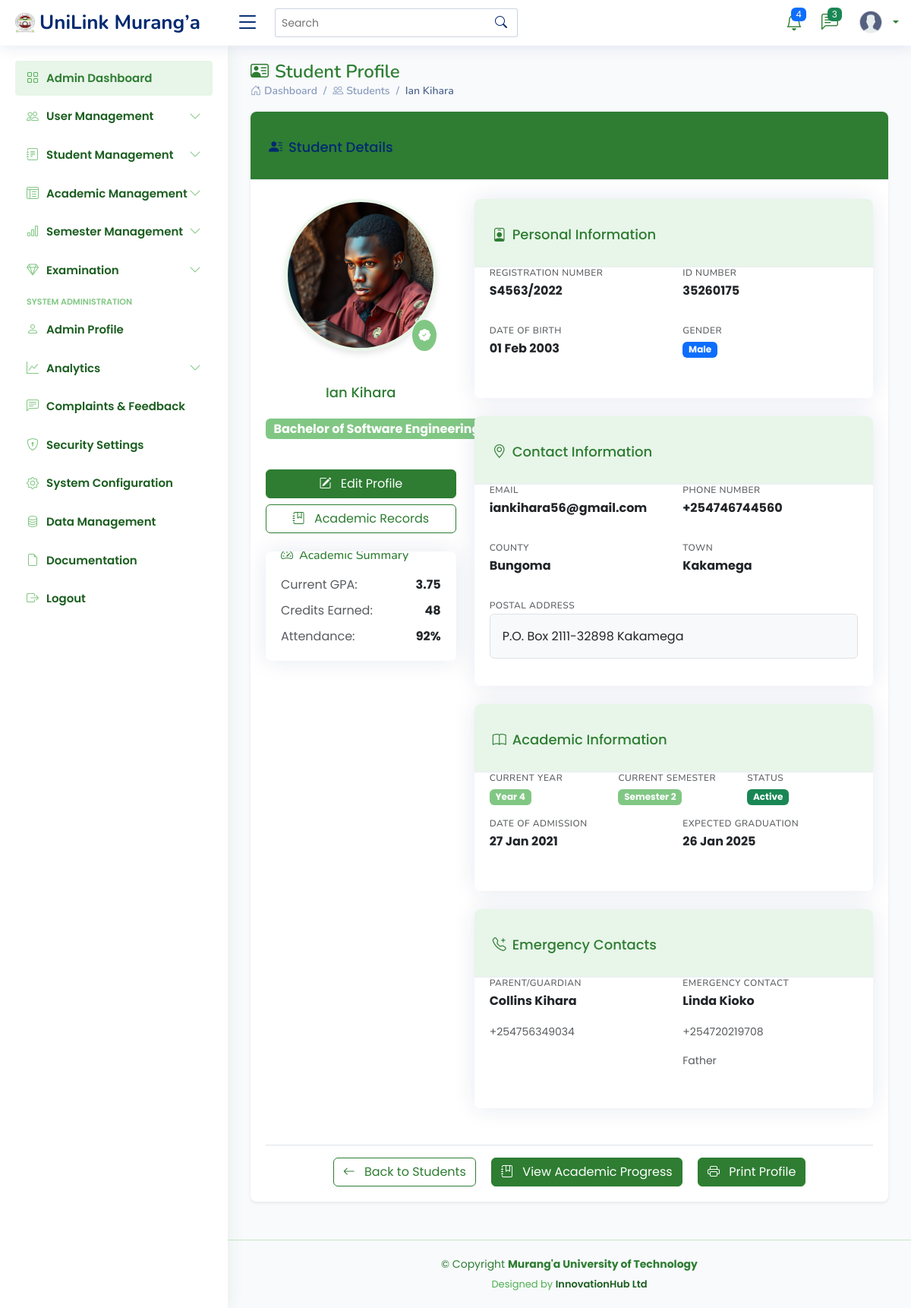
The app's page /students/116/ (signed in), older data.
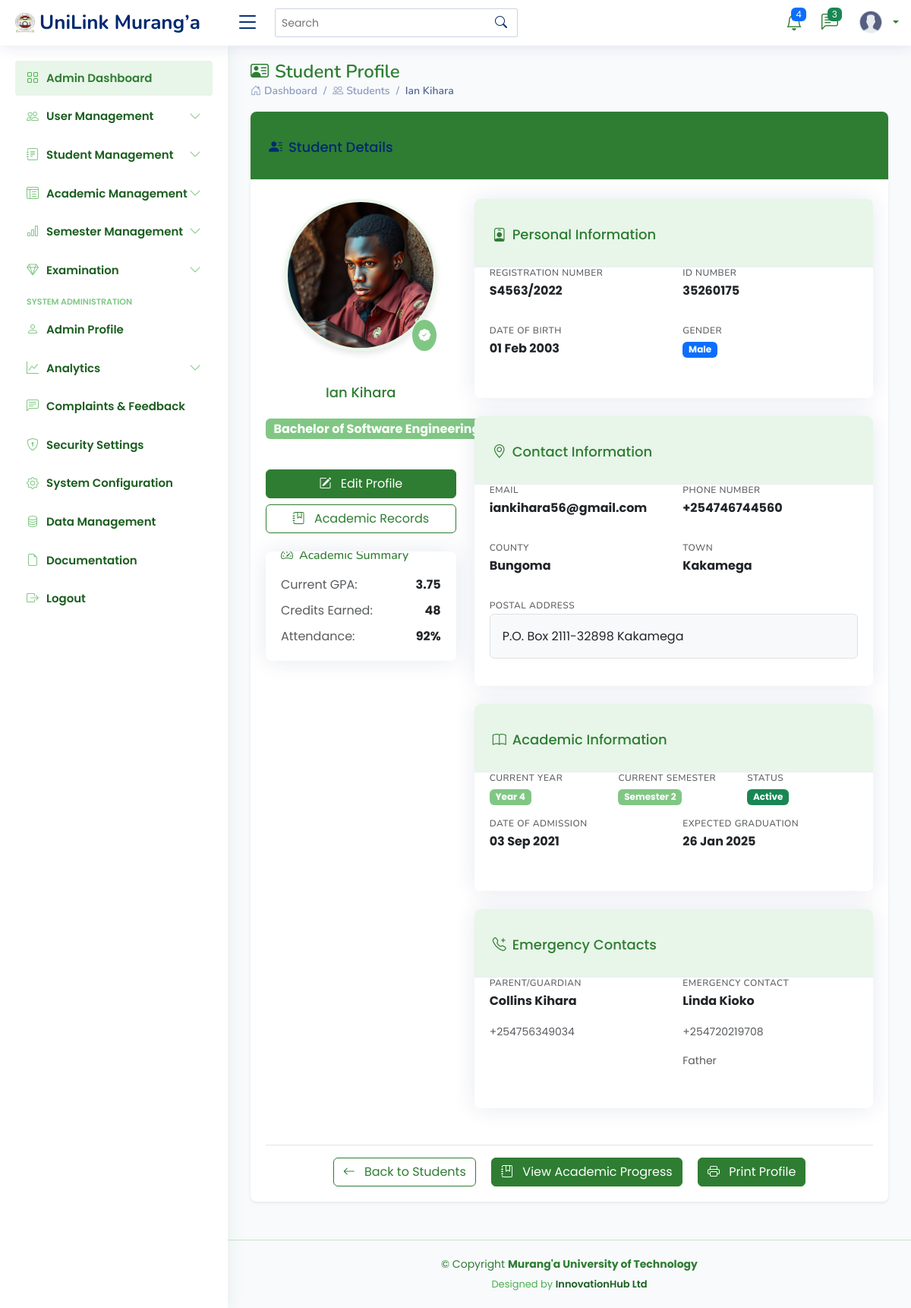
The same page, newer data.
### students_portal/models.py (models this page shows, shortened)
class Student(models.Model):
    registration_number = models.CharField(max_length=20, unique=True)
    first_name = models.CharField(max_length=100)
    last_name = models.CharField(max_length=100)
    middle_name = models.CharField(max_length=100, blank=True, null=True)
    id_number = models.CharField(max_length=20, blank=True, null=True)
    profile_picture = models.ImageField(upload_to='lecturer_profiles/', blank=True, null=True)
    programme = models.ForeignKey(Programme, on_delete=models.CASCADE, related_name='students')
    current_year = models.IntegerField()
    current_semester = models.IntegerField()
    date_of_admission = models.DateField()
    expected_graduation_date = models.DateField(blank=True, null=True)
    date_of_birth = models.DateField(blank=True, null=True)
    gender = models.CharField(max_length=10, choices=[
        ('M', 'Male'),
        ('F', 'Female'),
        ('O', 'Other')
    ], blank=True, null=True)
    email = models.EmailField(blank=True, null=True)
    phone_number = models.CharField(max_length=15, blank=True, null=True)
    religion = models.CharField(max_length=50, blank=True, null=True)
    county = models.CharField(max_length=50, blank=True, null=True)
    town = models.CharField(max_length=50, blank=True, null=True)
    postal_address = models.CharField(max_length=100, blank=True, null=True)
    postal_code = models.CharField(max_length=10, blank=True, null=True)
    parent_name = models.CharField(max_length=100, blank=True, null=True)
    parent_phone = models.CharField(max_length=15, blank=True, null=True)
    emergency_contact_name = models.CharField(max_length=100, blank=True, null=True)
    emergency_contact_relationship = models.CharField(max_length=50, blank=True, null=True)
    emergency_contact_phone = models.CharField(max_length=15, blank=True, null=True)
    is_active = models.BooleanField(default=True)
    status = models.CharField(max_length=20, choices=[
        ('active', 'Active'),
        ('inactive', 'Inactive'),
        ('graduated', 'Graduated'),
        ('deferred', 'Deferred'),
        ('suspended', 'Suspended'),
        ('transferred', 'Transferred'),
        ('withdrawn', 'Withdrawn')
    ], default='active')
    entry_mode = models.CharField(max_length=20, choices=[
        ('government_sponsored', 'Government-Sponsored'),
        ('self_sponsored', 'Self-Sponsored'),
        ('parallel', 'Parallel'),
        ('exchange', 'Exchange'),
        ('transfer', 'Transfer')
    ], default='government_sponsored')
    scholarship_info = models.TextField(blank=True, null=True)
    created_at = models.DateTimeField(auto_now_add=True)
    updated_at = models.DateTimeField(auto_now=True)

class Programme(models.Model):
    name = models.CharField(max_length=200)
    code = models.CharField(max_length=20, unique=True)
    department = models.ForeignKey(Department, on_delete=models.CASCADE, related_name='programmes')
    duration_years = models.IntegerField()
    semesters_per_year = models.IntegerField(default=2)
    description = models.TextField(blank=True, null=True)
    def __str__(self):
        return f"{self.name} ({self.code})"

### students_portal/views.py (the view)
# urls.py: path('students/<int:pk>/', views.student_detail, name='student_detail'),
@login_required
def student_detail(request, pk):
    student = get_object_or_404(Student, pk=pk)
    return render(request, 'students/student_detail.html', {'student': student})

### templates/students/student_detail.html (shortened to what the changed rows need)
{% extends 'base/base.html' %}
{% load static %}
{% block content %}
<div class="pagetitle">
    <h1><i class="bi bi-person-vcard me-2"></i>Student Profile</h1>
    <nav>
        <ol class="breadcrumb">
            <li class="breadcrumb-item"><a href="{% url 'admin_dashboard' %}"><i class="bi bi-house-door me-1"></i>Dashboard</a></li>
            <li class="breadcrumb-item"><a href="{% url 'database_students_list' %}"><i class="bi bi-people me-1"></i>Students</a></li>
            <li class="breadcrumb-item active">{{ student.first_name }} {{ student.last_name }}</li>
        </ol>
    </nav>
</div>
<section class="section">
    <div class="row">
        <div class="col-lg-12">
            <div class="card border-0 shadow-sm">
                <br>
                <div class="card-body">
                    <div class="row">
                        <div class="col-md-4 text-center">
                            <div class="profile-img-container mb-4 position-relative">
                                {% if student.profile_picture %}
                                    <img src="{{ student.profile_picture.url }}" alt="Profile Picture"
                                         class="img-fluid rounded-circle border border-4 border-university-light"
                                         style="width: 200px; height: 200px; object-fit: cover;">
                                {% else %}
                                    <img src="{% static 'assets/img/profile.png' %}" alt="Profile Picture"
                                         class="img-fluid rounded-circle border border-4 border-university-light"
                                         style="width: 200px; height: 200px; object-fit: cover;">
                                {% endif %}
                                <span class="position-absolute bottom-0 end-0 bg-university-secondary text-white rounded-circle p-2">
                                    <i class="bi bi-patch-check-fill"></i>
                                </span>
                            </div>
                            <h3 class="card-title text-university">{{ student.first_name }} {{ student.last_name }}</h3>
                            <p class="badge bg-university-secondary fs-6">{{ student.programme }}</p>
                            <div class="d-grid gap-2 mt-4">
                                <a href="{% url 'student_update' student.pk %}" class="btn btn-university">
                                </a>
                                <a href="{% url 'student_progress' student_id=student.id %}" class="btn btn-outline-university">
                                </a>
                            </div>
                            <div class="card mt-4 border-university-light">
                                <div class="card-body text-start">
                                </div>
                            </div>
                        </div>
                        <div class="col-md-8">
                            <div class="card mb-4 border-university-light">
                                <div class="card-body">
                                    <div class="row">
                                        <div class="col-md-6 mb-3">
                                            <h6 class="text-muted small text-uppercase">Registration Number</h6>
                                            <p class="fw-bold">{{ student.registration_number }}</p>
                                        </div>
                                        <div class="col-md-6 mb-3">
                                            <h6 class="text-muted small text-uppercase">ID Number</h6>
                                            <p class="fw-bold">{{ student.id_number|default:"Not provided" }}</p>
                                        </div>
                                    </div>
                                    <div class="row">
                                        <div class="col-md-6 mb-3">
                                            <h6 class="text-muted small text-uppercase">Date of Birth</h6>
                                            <p class="fw-bold">{{ student.date_of_birth|date:"d M Y"|default:"Not provided" }}</p>
                                        </div>
                                        <div class="col-md-6 mb-3">
                                            <h6 class="text-muted small text-uppercase">Gender</h6>
                                            <span class="badge {% if student.gender == 'M' %}bg-primary{% else %}bg-pink{% endif %}">
                                                {{ student.get_gender_display }}
                                            </span>
                                        </div>
                                    </div>
                                </div>
                            </div>
                            <div class="card mb-4 border-university-light">
                                <div class="card-body">
                                    <div class="row">
                                        <div class="col-md-6 mb-3">
                                            <h6 class="text-muted small text-uppercase">Email</h6>
                                            <p class="fw-bold">{{ student.email|default:"Not provided" }}</p>
                                        </div>
                                        <div class="col-md-6 mb-3">
                                            <h6 class="text-muted small text-uppercase">Phone Number</h6>
                                            <p class="fw-bold">{{ student.phone_number|default:"Not provided" }}</p>
                                        </div>
                                    </div>
                                    <div class="row">
                                        <div class="col-md-6 mb-3">
                                            <h6 class="text-muted small text-uppercase">County</h6>
                                            <p class="fw-bold">{{ student.county|default:"Not provided" }}</p>
                                        </div>
                                        <div class="col-md-6 mb-3">
                                            <h6 class="text-muted small text-uppercase">Town</h6>
                                            <p class="fw-bold">{{ student.town|default:"Not provided" }}</p>
                                        </div>
                                    </div>
                                    <div class="row">
                                        <div class="col-12 mb-3">
                                            <h6 class="text-muted small text-uppercase">Postal Address</h6>
                                            <div class="border rounded p-3 bg-light">
                                                {{ student.postal_address|default:"Not provided" }}
                                            </div>
                                        </div>
                                    </div>
                                </div>
                            </div>
                            <div class="card mb-4 border-university-light">
                                <div class="card-body">
                                    <div class="row">
                                        <div class="col-md-4 mb-3">
                                            <h6 class="text-muted small text-uppercase">Current Year</h6>
                                            <span class="badge bg-university-secondary">
                                                Year {{ student.current_year }}
                                            </span>
                                        </div>
                                        <div class="col-md-4 mb-3">
                                            <h6 class="text-muted small text-uppercase">Current Semester</h6>
                                            <span class="badge bg-university-secondary">
                                                Semester {{ student.current_semester }}
                                            </span>
                                        </div>
                                        <div class="col-md-4 mb-3">
                                            <h6 class="text-muted small text-uppercase">Status</h6>
                                            <span class="badge {% if student.status == 'active' %}bg-success{% else %}bg-warning{% endif %}">
                                                {{ student.get_status_display }}
                                            </span>
                                        </div>
                                    </div>
                                    <div class="row">
                                        <div class="col-md-6 mb-3">
                                            <h6 class="text-muted small text-uppercase">Date of Admission</h6>
                                            <p class="fw-bold">{{ student.date_of_admission|date:"d M Y" }}</p>
                                        </div>
                                        <div class="col-md-6 mb-3">
                                            <h6 class="text-muted small text-uppercase">Expected Graduation</h6>
                                            <p class="fw-bold">{{ student.expected_graduation_date|date:"d M Y"|default:"Not set" }}</p>
                                        </div>
                                    </div>
                                </div>
                            </div>
                            <div class="card mb-4 border-university-light">
                                <div class="card-body">
                                    <div class="row">
                                        <div class="col-md-6 mb-3">
                                            <h6 class="text-muted small text-uppercase">Parent/Guardian</h6>
                                            <p class="fw-bold">{{ student.parent_name|default:"Not provided" }}</p>
                                            <p class="text-muted small">{{ student.parent_phone|default:"" }}</p>
                                        </div>
                                        <div class="col-md-6 mb-3">
                                            <h6 class="text-muted small text-uppercase">Emergency Contact</h6>
                                            <p class="fw-bold">{{ student.emergency_contact_name|default:"Not provided" }}</p>
                                            <p class="text-muted small">{{ student.emergency_contact_phone|default:"" }}</p>
                                            <p class="text-muted small">{{ student.emergency_contact_relationship|default:"" }}</p>
                                        </div>
                                    </div>
                                </div>
                            </div>
                        </div>
                    </div>
                </div>
            </div>
        </div>
    </div>
</section>
{% endblock %}

Row changes from the older to the newer data that the page shows:
changed Student "Ian": date_of_admission "27 Jan 2021" → "03 Sep 2021"
